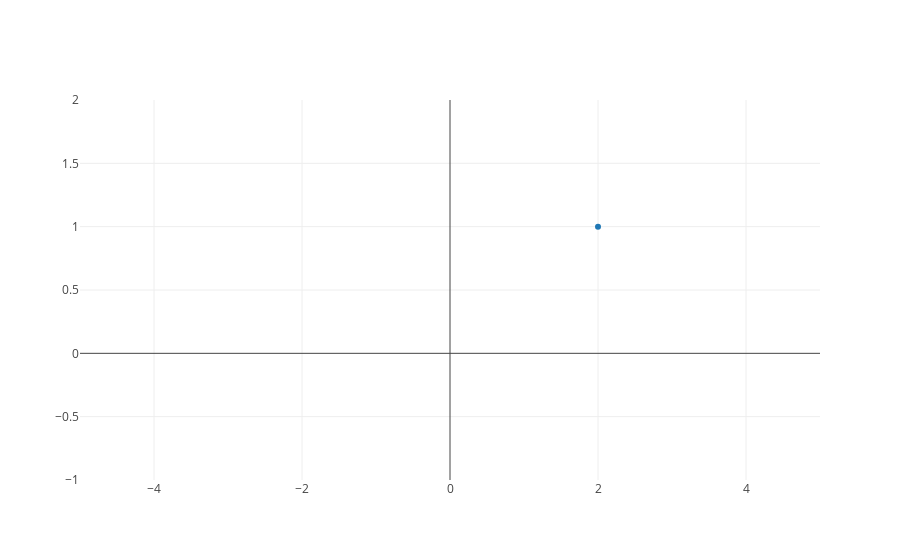

The notebook cell saved with this chart:
### Markdown cell above
We want to ease into graphing data, so let's start off with a scatter plot of just one random point, the point $(2, 1)$.

### Code cell
import plotly
from plotly.offline import iplot, init_notebook_mode
init_notebook_mode(connected=True)
import plotly.graph_objs as go
from graph import trace, plot, layout

trace_one_point = trace(data = [{'x': 2, 'y': 1}])
layout_one_point = layout(x_range=[-5, 5], y_range=[-1, 2])
plot([trace_one_point], layout_one_point)

### Figure 1 — Plotly figure (JSON) as saved in the notebook; plotly's stock layout.template omitted (floating-point values rounded to 4 significant figures)
{"data": [{"mode": "markers", "name": "data", "x": [2], "y": [1]}], "layout": {"xaxis": {"range": [-5, 5]}, "yaxis": {"range": [-1, 2]}}}
